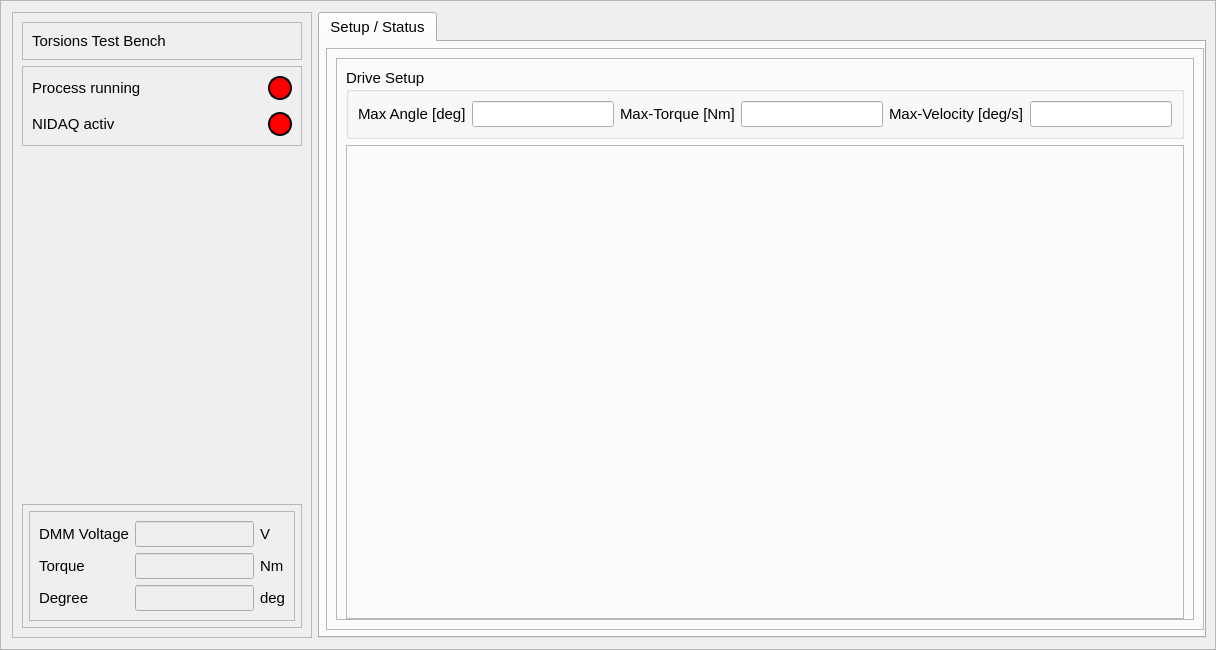
     <widget class="QFrame" name="frame_11">
      <property name="enabled">
       <bool>true</bool>
      </property>
      <property name="sizePolicy">
       <sizepolicy hsizetype="Preferred" vsizetype="Preferred">
        <horstretch>0</horstretch>
        <verstretch>2</verstretch>
       </sizepolicy>
      </property>
      <property name="minimumSize">
       <size>
        <width>0</width>
        <height>650</height>
       </size>
      </property>
      <property name="font">
       <font>
        <family>Segoe UI</family>
        <pointsize>11</pointsize>
       </font>
      </property>
      <property name="frameShape">
       <enum>QFrame::StyledPanel</enum>
      </property>
      <property name="frameShadow">
       <enum>QFrame::Raised</enum>
      </property>
      <layout class="QHBoxLayout" name="horizontalLayout_6">
       <property name="rightMargin">
        <number>9</number>
       </property>
       <item>
        <widget class="QFrame" name="frame_15">
         <property name="sizePolicy">
          <sizepolicy hsizetype="Fixed" vsizetype="Preferred">
           <horstretch>0</horstretch>
           <verstretch>0</verstretch>
          </sizepolicy>
         </property>
         <property name="minimumSize">
          <size>
           <width>300</width>
           <height>0</height>
          </size>
         </property>
         <property name="maximumSize">
          <size>
           <width>180</width>
           <height>16777215</height>
          </size>
         </property>
         <property name="font">
          <font>
           <family>Segoe UI</family>
           <pointsize>11</pointsize>
          </font>
         </property>
         <property name="frameShape">
          <enum>QFrame::StyledPanel</enum>
         </property>
         <property name="frameShadow">
          <enum>QFrame::Raised</enum>
         </property>
         <layout class="QVBoxLayout" name="verticalLayout_2">
          <item>
           <widget class="QFrame" name="frame_2">
            <property name="frameShape">
             <enum>QFrame::StyledPanel</enum>
            </property>
            <property name="frameShadow">
             <enum>QFrame::Raised</enum>
            </property>
            <layout class="QVBoxLayout" name="verticalLayout">
             <item>
              <widget class="QLabel" name="labelSystemName">
               <property name="font">
                <font>
                 <family>Segoe UI</family>
                 <pointsize>11</pointsize>
                </font>
               </property>
               <property name="text">
                <string>Torsions Test Bench</string>
               </property>
              </widget>
             </item>
            </layout>
           </widget>
          </item>
          <item alignment="Qt::AlignTop">
           <widget class="QFrame" name="frame_status2">
            <property name="sizePolicy">
             <sizepolicy hsizetype="Preferred" vsizetype="Preferred">
              <horstretch>0</horstretch>
              <verstretch>1</verstretch>
             </sizepolicy>
            </property>
            <property name="font">
             <font>
              <family>Segoe UI</family>
              <pointsize>11</pointsize>
             </font>
            </property>
            <property name="frameShape">
             <enum>QFrame::StyledPanel</enum>
            </property>
            <property name="frameShadow">
             <enum>QFrame::Raised</enum>
            </property>
            <layout class="QGridLayout" name="gridLayout_4">
             <property name="verticalSpacing">
              <number>12</number>
             </property>
             <item row="0" column="0">
              <widget class="QLabel" name="label_7">
               <property name="font">
                <font>
                 <family>Segoe UI</family>
                 <pointsize>11</pointsize>
                </font>
               </property>
               <property name="text">
                <string>Process running</string>
               </property>
              </widget>
             </item>
             <item row="0" column="1">
              <widget class="QLabel" name="process_run_led">
               <property name="enabled">
                <bool>false</bool>
               </property>
               <property name="sizePolicy">
                <sizepolicy hsizetype="Fixed" vsizetype="Fixed">
                 <horstretch>0</horstretch>
                 <verstretch>0</verstretch>
                </sizepolicy>
               </property>
               <property name="minimumSize">
                <size>
                 <width>24</width>
                 <height>24</height>
                </size>
               </property>
               <property name="font">
                <font>
                 <family>Segoe UI</family>
                 <pointsize>9</pointsize>
                </font>
               </property>
               <property name="styleSheet">
                <string notr="true">background-color: red;
border-radius: 12px; 
border: 2px solid black;
</string>
               </property>
               <property name="text">
                <string/>
               </property>
              </widget>
             </item>
             <item row="1" column="0">
              <widget class="QLabel" name="label_23">
               <property name="font">
                <font>
                 <family>Segoe UI</family>
                 <pointsize>11</pointsize>
                </font>
               </property>
               <property name="text">
                <string>NIDAQ activ</string>
               </property>
              </widget>
             </item>
             <item row="1" column="1">
              <widget class="QLabel" name="nidaq_activ_led">
               <property name="enabled">
                <bool>false</bool>
               </property>
               <property name="sizePolicy">
                <sizepolicy hsizetype="Fixed" vsizetype="Fixed">
                 <horstretch>0</horstretch>
                 <verstretch>0</verstretch>
                </sizepolicy>
               </property>
               <property name="minimumSize">
                <size>
                 <width>24</width>
                 <height>24</height>
                </size>
               </property>
               <property name="font">
                <font>
                 <family>Segoe UI</family>
                 <pointsize>9</pointsize>
                </font>
               </property>
               <property name="styleSheet">
                <string notr="true">background-color: red;
border-radius: 12px; 
border: 2px solid black;
</string>
               </property>
               <property name="text">
                <string/>
               </property>
              </widget>
             </item>
            </layout>
           </widget>
          </item>
          <item>
           <widget class="QFrame" name="frame_4">
            <property name="sizePolicy">
             <sizepolicy hsizetype="Preferred" vsizetype="Expanding">
              <horstretch>0</horstretch>
              <verstretch>0</verstretch>
             </sizepolicy>
            </property>
            <property name="frameShape">
             <enum>QFrame::StyledPanel</enum>
            </property>
            <property name="frameShadow">
             <enum>QFrame::Raised</enum>
            </property>
            <layout class="QVBoxLayout" name="verticalLayout_8" stretch="0">
             <property name="spacing">
              <number>6</number>
             </property>
             <property name="leftMargin">
              <number>6</number>
             </property>
             <property name="topMargin">
              <number>6</number>
             </property>
             <property name="rightMargin">
              <number>6</number>
             </property>
             <property name="bottomMargin">
              <number>6</number>
             </property>
             <item alignment="Qt::AlignTop">
              <widget class="QFrame" name="frame_status1">
               <property name="sizePolicy">
                <sizepolicy hsizetype="Maximum" vsizetype="Expanding">
                 <horstretch>0</horstretch>
                 <verstretch>1</verstretch>
                </sizepolicy>
               </property>
               <property name="font">
                <font>
                 <family>Segoe UI</family>
                 <pointsize>11</pointsize>
                </font>
               </property>
               <property name="frameShape">
                <enum>QFrame::StyledPanel</enum>
               </property>
               <property name="frameShadow">
                <enum>QFrame::Raised</enum>
               </property>
               <layout class="QGridLayout" name="gridLayout_3">
                <property name="verticalSpacing">
                 <number>6</number>
                </property>
                <item row="3" column="0">
                 <widget class="QLabel" name="label_14">
                  <property name="font">
                   <font>
                    <family>Segoe UI</family>
                    <pointsize>11</pointsize>
                   </font>
                  </property>
                  <property name="text">
                   <string>Degree</string>
                  </property>
                 </widget>
                </item>
                <item row="0" column="2">
                 <widget class="QLabel" name="label_27">
                  <property name="font">
                   <font>
                    <family>Segoe UI</family>
                    <pointsize>11</pointsize>
                   </font>
                  </property>
                  <property name="text">
                   <string>V</string>
                  </property>
                 </widget>
                </item>
                <item row="3" column="2">
                 <widget class="QLabel" name="label_16">
                  <property name="font">
                   <font>
                    <family>Segoe UI</family>
                    <pointsize>11</pointsize>
                   </font>
                  </property>
                  <property name="text">
                   <string>deg</string>
                  </property>
                 </widget>
                </item>
                <item row="0" column="0">
                 <widget class="QLabel" name="label_26">
                  <property name="font">
                   <font>
                    <family>Segoe UI</family>
                    <pointsize>11</pointsize>
                   </font>
                  </property>
                  <property name="text">
                   <string>DMM Voltage</string>
                  </property>
                 </widget>
                </item>
                <item row="3" column="1">
                 <widget class="QLineEdit" name="distance_meas">
                  <property name="enabled">
                   <bool>false</bool>
                  </property>
                  <property name="sizePolicy">
                   <sizepolicy hsizetype="Preferred" vsizetype="Preferred">
                    <horstretch>0</horstretch>
                    <verstretch>0</verstretch>
                   </sizepolicy>
                  </property>
                  <property name="minimumSize">
                   <size>
                    <width>0</width>
                    <height>0</height>
                   </size>
                  </property>
                  <property name="font">
                   <font>
                    <family>Segoe UI</family>
                    <pointsize>11</pointsize>
                   </font>
                  </property>
                  <property name="text">
                   <string/>
                  </property>
                  <property name="alignment">
                   <set>Qt::AlignCenter</set>
                  </property>
                 </widget>
                </item>
                <item row="1" column="0">
                 <widget class="QLabel" name="label_8">
                  <property name="font">
                   <font>
                    <family>Segoe UI</family>
                    <pointsize>11</pointsize>
                   </font>
                  </property>
                  <property name="text">
                   <string>Torque</string>
                  </property>
                 </widget>
                </item>
                <item row="1" column="2">
                 <widget class="QLabel" name="label_15">
                  <property name="font">
                   <font>
                    <family>Segoe UI</family>
                    <pointsize>11</pointsize>
                   </font>
                  </property>
                  <property name="text">
                   <string>Nm</string>
                  </property>
                 </widget>
                </item>
                <item row="1" column="1">
                 <widget class="QLineEdit" name="force_meas">
                  <property name="enabled">
                   <bool>false</bool>
                  </property>
                  <property name="sizePolicy">
                   <sizepolicy hsizetype="Preferred" vsizetype="Preferred">
                    <horstretch>0</horstretch>
                    <verstretch>0</verstretch>
                   </sizepolicy>
                  </property>
                  <property name="minimumSize">
                   <size>
                    <width>0</width>
                    <height>0</height>
                   </size>
                  </property>
                  <property name="font">
                   <font>
                    <family>Segoe UI</family>
                    <pointsize>11</pointsize>
                   </font>
                  </property>
                  <property name="text">
                   <string/>
                  </property>
                  <property name="alignment">
                   <set>Qt::AlignCenter</set>
                  </property>
                 </widget>
                </item>
                <item row="0" column="1">
                 <widget class="QLineEdit" name="dmm_voltage">
                  <property name="enabled">
                   <bool>false</bool>
                  </property>
                  <property name="sizePolicy">
                   <sizepolicy hsizetype="Preferred" vsizetype="Preferred">
                    <horstretch>0</horstretch>
                    <verstretch>0</verstretch>
                   </sizepolicy>
                  </property>
                  <property name="minimumSize">
                   <size>
                    <width>0</width>
                    <height>0</height>
                   </size>
                  </property>
                  <property name="font">
                   <font>
                    <family>Segoe UI</family>
                    <pointsize>11</pointsize>
                   </font>
                  </property>
                  <property name="text">
                   <string/>
                  </property>
                  <property name="alignment">
                   <set>Qt::AlignCenter</set>
                  </property>
                 </widget>
                </item>
               </layout>
              </widget>
             </item>
            </layout>
           </widget>
          </item>
         </layout>
        </widget>
       </item>
       <item>
        <widget class="QTabWidget" name="tabWidget">
         <property name="enabled">
          <bool>true</bool>
         </property>
         <property name="sizePolicy">
          <sizepolicy hsizetype="Expanding" vsizetype="Preferred">
           <horstretch>1</horstretch>
           <verstretch>0</verstretch>
          </sizepolicy>
         </property>
         <property name="minimumSize">
          <size>
           <width>0</width>
           <height>400</height>
          </size>
         </property>
         <property name="maximumSize">
          <size>
           <width>16777215</width>
           <height>16777215</height>
          </size>
         </property>
         <property name="font">
          <font>
           <family>Segoe UI</family>
           <pointsize>11</pointsize>
          </font>
         </property>
         <property name="autoFillBackground">
          <bool>false</bool>
         </property>
         <property name="styleSheet">
          <string notr="true"/>
         </property>
         <property name="tabPosition">
          <enum>QTabWidget::North</enum>
         </property>
         <property name="currentIndex">
          <number>0</number>
         </property>
         <widget class="QWidget" name="tab_1_status">
          <property name="sizePolicy">
           <sizepolicy hsizetype="Preferred" vsizetype="Preferred">
            <horstretch>0</horstretch>
            <verstretch>0</verstretch>
           </sizepolicy>
          </property>
          <attribute name="title">
           <string>Setup / Status</string>
          </attribute>
          <layout class="QVBoxLayout" name="verticalLayout_4" stretch="1">
           <property name="spacing">
            <number>6</number>
           </property>
           <property name="sizeConstraint">
            <enum>QLayout::SetMinAndMaxSize</enum>
           </property>
           <property name="leftMargin">
            <number>6</number>
           </property>
           <property name="topMargin">
            <number>6</number>
           </property>
           <property name="rightMargin">
            <number>0</number>
           </property>
           <property name="bottomMargin">
            <number>6</number>
           </property>
           <item>
            <widget class="QFrame" name="frame">
             <property name="sizePolicy">
              <sizepolicy hsizetype="Preferred" vsizetype="Expanding">
               <horstretch>0</horstretch>
               <verstretch>0</verstretch>
              </sizepolicy>
             </property>
             <property name="frameShape">
              <enum>QFrame::StyledPanel</enum>
             </property>
             <property name="frameShadow">
              <enum>QFrame::Raised</enum>
             </property>
             <layout class="QHBoxLayout" name="horizontalLayout">
              <item>
               <widget class="QFrame" name="frame_3">
                <property name="sizePolicy">
                 <sizepolicy hsizetype="Expanding" vsizetype="Expanding">
                  <horstretch>0</horstretch>
                  <verstretch>0</verstretch>
                 </sizepolicy>
                </property>
                <property name="frameShape">
                 <enum>QFrame::StyledPanel</enum>
                </property>
                <property name="frameShadow">
                 <enum>QFrame::Raised</enum>
                </property>
                <layout class="QVBoxLayout" name="verticalLayout_7" stretch="0,0">
                 <property name="bottomMargin">
                  <number>0</number>
                 </property>
                 <item alignment="Qt::AlignLeft">
                  <widget class="QGroupBox" name="stop_cond_grpBox">
                   <property name="title">
                    <string>Drive Setup</string>
                   </property>
                   <layout class="QHBoxLayout" name="horizontalLayout_2">
                    <item>
                     <widget class="QLabel" name="label_24">
                      <property name="font">
                       <font>
                        <family>Segoe UI</family>
                        <pointsize>11</pointsize>
                       </font>
                      </property>
                      <property name="text">
                       <string>Max Angle [deg]</string>
                      </property>
                     </widget>
                    </item>
                    <item>
                     <widget class="QLineEdit" name="max_angle">
                      <property name="enabled">
                       <bool>true</bool>
                      </property>
                      <property name="sizePolicy">
                       <sizepolicy hsizetype="Preferred" vsizetype="Preferred">
                        <horstretch>0</horstretch>
                        <verstretch>0</verstretch>
                       </sizepolicy>
                      </property>
                      <property name="minimumSize">
                       <size>
                        <width>0</width>
                        <height>0</height>
                       </size>
                      </property>
                      <property name="font">
                       <font>
                        <family>Segoe UI</family>
                        <pointsize>11</pointsize>
                       </font>
                      </property>
                      <property name="text">
                       <string/>
                      </property>
                      <property name="alignment">
                       <set>Qt::AlignCenter</set>
                      </property>
                     </widget>
                    </item>
                    <item>
                     <widget class="QLabel" name="label_25">
                      <property name="font">
                       <font>
                        <family>Segoe UI</family>
                        <pointsize>11</pointsize>
                       </font>
                      </property>
                      <property name="text">
                       <string>Max-Torque [Nm]</string>
                      </property>
                     </widget>
                    </item>
                    <item>
                     <widget class="QLineEdit" name="max_torque">
                      <property name="enabled">
                       <bool>true</bool>
                      </property>
                      <property name="sizePolicy">
                       <sizepolicy hsizetype="Preferred" vsizetype="Preferred">
                        <horstretch>0</horstretch>
                        <verstretch>0</verstretch>
                       </sizepolicy>
                      </property>
                      <property name="minimumSize">
                       <size>
                        <width>0</width>
                        <height>0</height>
                       </size>
                      </property>
                      <property name="font">
                       <font>
                        <family>Segoe UI</family>
                        <pointsize>11</pointsize>
                       </font>
                      </property>
                      <property name="text">
                       <string/>
                      </property>
                      <property name="alignment">
                       <set>Qt::AlignCenter</set>
                      </property>
                     </widget>
                    </item>
                    <item>
                     <widget class="QLabel" name="label_28">
                      <property name="font">
                       <font>
                        <family>Segoe UI</family>
                        <pointsize>11</pointsize>
                       </font>
                      </property>
                      <property name="text">
                       <string>Max-Velocity [deg/s]</string>
                      </property>
                     </widget>
                    </item>
                    <item>
                     <widget class="QLineEdit" name="max_velocity">
                      <property name="enabled">
                       <bool>true</bool>
                      </property>
                      <property name="sizePolicy">
                       <sizepolicy hsizetype="Preferred" vsizetype="Preferred">
                        <horstretch>0</horstretch>
                        <verstretch>0</verstretch>
                       </sizepolicy>
                      </property>
                      <property name="minimumSize">
                       <size>
                        <width>0</width>
                        <height>0</height>
                       </size>
                      </property>
                      <property name="font">
                       <font>
                        <family>Segoe UI</family>
                        <pointsize>11</pointsize>
                       </font>
                      </property>
                      <property name="text">
                       <string/>
                      </property>
                      <property name="alignment">
                       <set>Qt::AlignCenter</set>
                      </property>
                     </widget>
                    </item>
                   </layout>
                  </widget>
                 </item>
                 <item>
                  <widget class="QFrame" name="force_graph_frame">
                   <property name="sizePolicy">
                    <sizepolicy hsizetype="Preferred" vsizetype="Expanding">
                     <horstretch>0</horstretch>
                     <verstretch>0</verstretch>
                    </sizepolicy>
                   </property>
                   <property name="frameShape">
                    <enum>QFrame::StyledPanel</enum>
                   </property>
                   <property name="frameShadow">
                    <enum>QFrame::Raised</enum>
                   </property>
                  </widget>
                 </item>
                </layout>
               </widget>
              </item>
             </layout>
            </widget>
           </item>
          </layout>
         </widget>
        </widget>
       </item>
      </layout>
     </widget>
